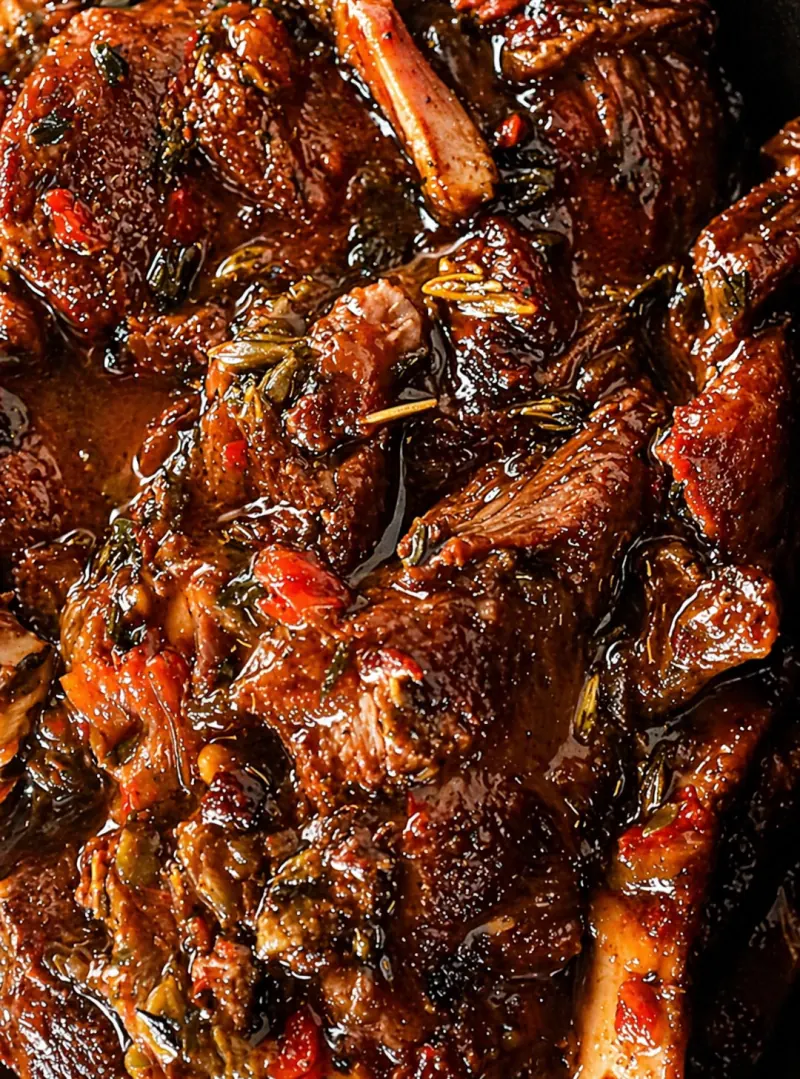
#> input picture site/assets/pork.webp, 800 x 1079 px
$ python prepare-media.py
#> lines starting #> are read from the running program, lines starting #| are printed output that depends on the picture
"""Generate local responsive images and WOFF2 fonts from the supplied brand assets."""
from pathlib import Path
from PIL import Image
from fontTools.ttLib import TTFont
import json

assets = Path(__file__).resolve().parents[1] / 'site' / 'assets'
images = ['pork.webp', 'spiced-chicken.webp', 'herb-chicken.webp', 'meat-cannelloni.jpg', 'spinach-cannelloni.jpg', 'meat-aubergine.jpg', 'vegetable-aubergine.webp', 'olot-potatoes.jpg', 'spinach-potatoes.jpg', 'glovo.png', 'just-eat.png', 'uber-eats.png']
manifest = {}
for filename in images:
    with Image.open(assets / filename) as original:
#> original is the input picture: PIL image 800x1079 RGB; mean R, G, B 103.8, 51, 29.4
        original = original.convert('RGBA' if original.mode == 'RGBA' else 'RGB')
        variants = []
        for width in sorted(set([min(160, original.width), min(320, original.width), min(640, original.width), min(1000, original.width)])):
            height = round(original.height * width / original.width)
            name = f'{Path(filename).stem}-{width}.webp'
            original.resize((width, height), Image.Resampling.LANCZOS).save(assets / name, 'WEBP', quality=76, method=6, exif=b'')
            variants.append({'file': name, 'width': width, 'height': height})
#> this loop made 4 passes
#> pass 1, `original.resize((width, height), Image.Resampling.LANCZOS).save(assets..`:
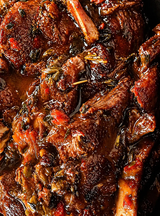
#> saved as pork-160.webp: PIL image 160x216 RGB; mean R, G, B 103.8, 51.1, 29.9
#> pass 2, `original.resize((width, height), Image.Resampling.LANCZOS).save(assets..`:
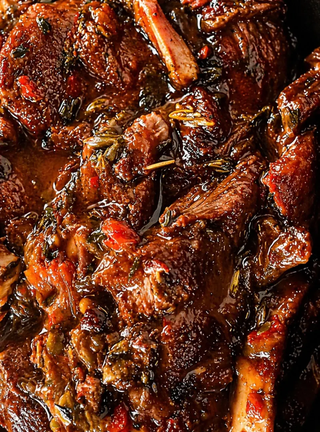
#> saved as pork-320.webp: PIL image 320x432 RGB; mean R, G, B 103.7, 51.1, 29.8
#> after the loop, variants = 4 items
#> (the run stopped early here; a loop or call above may not have finished)
